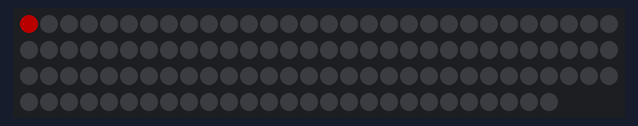
A sketch run on a simulated ESP8266 (NodeMCU). On the bench: 117 RGB LEDs in strip order, left to right, continuing on the next row. Dim RGB values are drawn brighter than linear; what the sketch prints to the serial monitor is not drawn.

Above: at 5.12 s.
At 6.9 s:
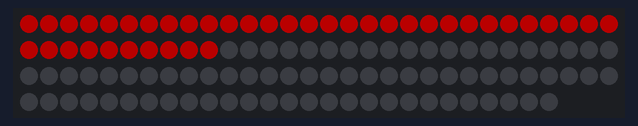
At 9.5 s:
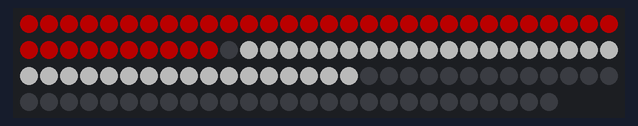
At 11.21 s:
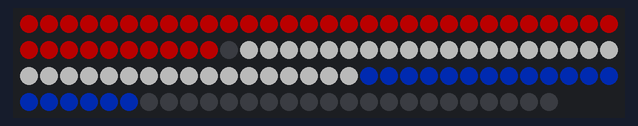
At 12.2 s:
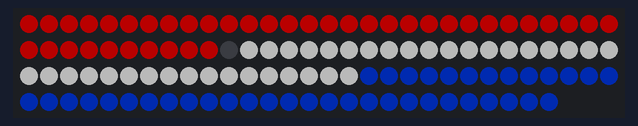

The sketch:

LED_Logo.ino
```cpp
// logo animation sketch by TinkerMIND

#include <Adafruit_NeoPixel.h>

#define led_pin D6
const int section_1 = 40;
const int section_2 = 37;
const int section_3 = 40;
const int led_count = section_1 + section_2 + section_3;
const int start_brightness = 70;
const int target_brightness = 150;
bool first_run = true;

Adafruit_NeoPixel strip = Adafruit_NeoPixel(led_count, led_pin, NEO_GRB + NEO_KHZ400);

const uint32_t sun = strip.Color(255, 0, 0); // red
const uint32_t moon = strip.Color(255, 255, 255); // white
const uint32_t stars = strip.Color(0, 50, 200); // bluish

// this runs only once
void setup() {
  Serial.begin(115200);
  strip.begin();
  strip.setBrightness(start_brightness);
  strip.show();
  delay(5000);
  // debug prints
  Serial.print("loop counter");
  Serial.print(",");
  Serial.print("red");
  Serial.print(",");
  Serial.println("white");
}

// this runs forever
void loop() {
  // boot animation
  if (first_run) {
    colorWipeSection(1, sun, 40);
    colorWipeSection(2, moon, 40);
    colorWipeSection(3, stars, 40);
    first_run = false;
    delay(2000);
    // slowly increase brightness
    for (int i=start_brightness; i<target_brightness; i++) { strip.setBrightness(i); strip.show(); delay(50); }
  }
  breathe(40, 100);
}

// simple function for setting the whole sting to one color
void setColorForSection(int start, int stop, uint32_t color) {
  for(uint16_t i=0; i<(section_1 + section_2 + section_3); i++) {
    if (i >= start && i <= stop) {
      strip.setPixelColor(i, color);
    }
  }
  strip.show();
}

// render breate effect
void breathe(uint8_t min_brightness, uint8_t max_brightness) {
  //for (int i=min_brightness; i<max_brightness; i++) { strip.setBrightness(i); strip.show(); delay(50); }
  //for (int i=max_brightness; i>min_brightness; i--) { strip.setBrightness(i); strip.show(); delay(50); }
  bool second_run = false;
  for(int i=min_brightness; i<255; i++) {
    // make the transition longer
    if (second_run) {
      i--;
      second_run = false;
    } else {
      second_run = true;
    }
    // debug print
    Serial.println(i);
    Serial.print(",");
    Serial.print(int(i*255/255));
    Serial.print(",");
    int white = int(255-i+min_brightness*255/255);
    int red = int(i*255/255);
    setColorForSection(0, section_1, strip.Color(red, 0, 0));
    setColorForSection(section_1, (section_1 + section_2), strip.Color(white, white, white));
    Serial.println(red);
    delay(1); // this has to be here, or the code will crash
  }
  second_run = false;
  for(int i=255; i>min_brightness; i--) {
    // make the transition longer
    if (second_run) {
      i++;
      second_run = false;
    } else {
      second_run = true;
    }
    // debug print
    Serial.println(i);
    Serial.print(",");
    Serial.print(int(i*255/255));
    Serial.print(",");
    int red = int(i*255/255);
    int white = int(255-i+min_brightness*255/255);
    setColorForSection(0, section_1, strip.Color(red, 0, 0));
    setColorForSection(section_1, (section_1 + section_2), strip.Color(white, white, white));
    Serial.println(red);
    delay(1); // this has to be here, or the code will crash
  }
}

// Fill the dots one after the other with a different color for each segment
void colorWipeSection(int sec_number, uint32_t c, uint8_t wait) {
  int counter = 0;
  for(uint16_t i=0; i<(section_1 + section_2 + section_3); i++) {
    if (sec_number == 1 && counter < section_1 ) {
      strip.setPixelColor(i, c);
      delay(wait);
      counter++;
    } else if (sec_number == 2 && counter > section_1 && counter < (section_1 + section_2)) {
      strip.setPixelColor(i, c);
      delay(wait);
      counter++;
    } else if (sec_number == 3 && counter >= (section_1 + section_2)) {
      strip.setPixelColor(i, c);
      delay(wait);
      counter++;
    } else {
      counter++;
    }
    strip.show();
  }
}
```
